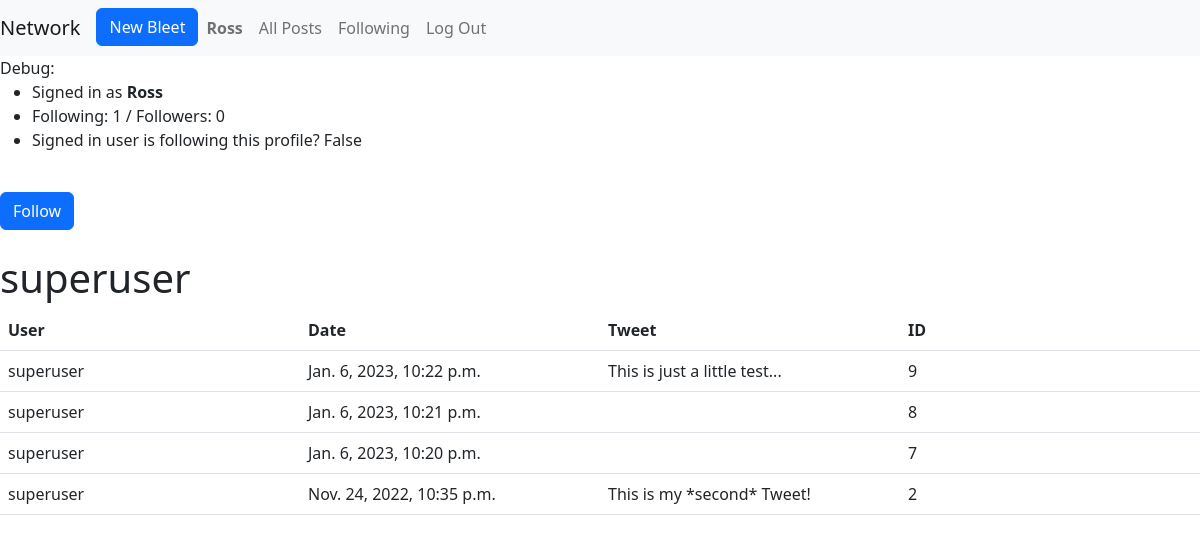
The page /profile/2 (signed in) on the database its author committed.
### network/models.py (models this page shows)
class User(AbstractUser):
    pass

class Tweet(models.Model):
    author = models.ForeignKey(User, on_delete=models.CASCADE)
    tweetText = models.CharField(max_length=255)
    posted = models.DateTimeField(auto_now_add=True)
    like = models.ManyToManyField(User, blank=True, related_name="likes")
    def __str__(self):
        return f"{self.author} tweeted: {self.tweetText}"

### network/views.py (the view)
# urls.py: path("profile/<int:user_id>", views.profile, name="profile"),
def profile(request, user_id):
    profile = User.objects.get(id=user_id)
    if Follow.objects.filter(user=user_id, followed_by=request.user).exists():
        print("ya")
        following_status = True
    else:
        print("na")
        following_status = False
    followList = []
    following = request.user.following.all()
    for x in following:
        followList.append(x.user.id)
    profile = User.objects.get(id=user_id)
    if profile.id in followList:
        print("You are following")
    else:
        print("You are NOT following")
    tweets = Tweet.objects.filter(author=user_id).order_by('-posted')
    print(tweets)
    return render(request, "network/profile.html", {
        "viewed_profile": profile.username,
        "viewed_profile_id": user_id,
        "tweets": tweets,
        "following": profile.following.all().count(),
        "followedBy": Follow.objects.filter(user=user_id).count(),
        "following_status": following_status
    })

### network/templates/network/profile.html (shortened to what this page needs)
{% extends "network/layout.html" %}
{% block body %}
Debug:
<ul>
  <li>Signed in as <strong>{{ user.username }}</strong>
  <li>Following: {{ following }} / Followers: {{ followedBy }}
  <li>Signed in user is following this profile? {{ following_status }}
</ul>
<br>
{% if user.username == viewed_profile %}
<button type="button" class="btn btn-primary" onclick="follow()"disabled>Follow</button>
{% else %}
{% if following_status == True %}
<button type="button" class="btn btn-secondary" onclick="follow()">Unfollow</button>
{% elif following_status == False %}
<button type="button" class="btn btn-primary" onclick="follow()">Follow</button>
{% endif %}
{% endif %}
<br>
<br>
<h1 data-id="{{viewed_profile_id}}">{{viewed_profile}}</h1>
<table class="table">
  <thead>
    <tr>
      <th>User</th>
      <th>Date</th>
      <th>Tweet</th>
      <th>ID</th>
    </tr>
  </thead>
  {% for tweet in tweets %}
  <tr>
    <td>{{tweet.author}}</td>
    <td>{{tweet.posted}}</td>
    <td>{{tweet.tweetText}}</td>
    <td>{{tweet.id}}</td>
  </tr>
  {% endfor %}
</table>
{% endblock %}

### network/templates/network/layout.html (shortened to what this page needs)
{% load static %}
<!DOCTYPE html>
<html lang="en">
    <head>
            <link href="https://cdn.jsdelivr.net/npm/bootstrap@5.2.3/dist/css/bootstrap.min.css" rel="stylesheet">
            <link rel="stylesheet" href="{% static 'network/styles.css' %}"/>
    </head>
    <body>
        <nav class="navbar navbar-expand-lg navbar-light bg-light">
            <a class="navbar-brand" href="{% url 'index' %}">Network</a>
            <div>
              <ul class="navbar-nav mr-auto">
                <li class="nav-item">
                  <a class="btn btn-primary" href="{% url 'tweet' %}" role="button"> New Bleet</a>
                </li>
                {% if user.is_authenticated %}
                    <li class="nav-item">
                        <a class="nav-link" href="{% url 'profile' user_id=user.id%}"><strong>{{ user.username }}</strong></a>
                    </li>
                {% endif %}
                <li class="nav-item">
                  <a class="nav-link" href="{% url 'allPosts' %}">All Posts</a>
                </li>
                {% if user.is_authenticated %}
                    <li class="nav-item">
                        <a class="nav-link" href="{% url 'following' %}">Following</a>
                    </li>
                    <li class="nav-item">
                        <a class="nav-link" href="{% url 'logout' %}">Log Out</a>
                    </li>
                {% endif %}
              </ul>
            </div>
          </nav>
        <div class="body">
            {% block body %}
            {% endblock %}
        </div>
    </body>
</html>

### network/static/network/styles.css (style rules this page uses)
table { table-layout:fixed; }

### rows shown on the page
User: username "Ross"
User: username "superuser"
Tweet: author "superuser", posted "Jan. 6, 2023, 10:22 p.m.", tweetText "This is just a little test...", id "9"
Tweet: author "superuser", posted "Jan. 6, 2023, 10:21 p.m.", id "8"
Tweet: author "superuser", posted "Jan. 6, 2023, 10:20 p.m.", id "7"
Tweet: author "superuser", posted "Nov. 24, 2022, 10:35 p.m.", tweetText "This is my *second* Tweet!", id "2"

### other values the page prints
{{ following }} "1"
{{ followedBy }} "0"
{{ following_status }} "False"
